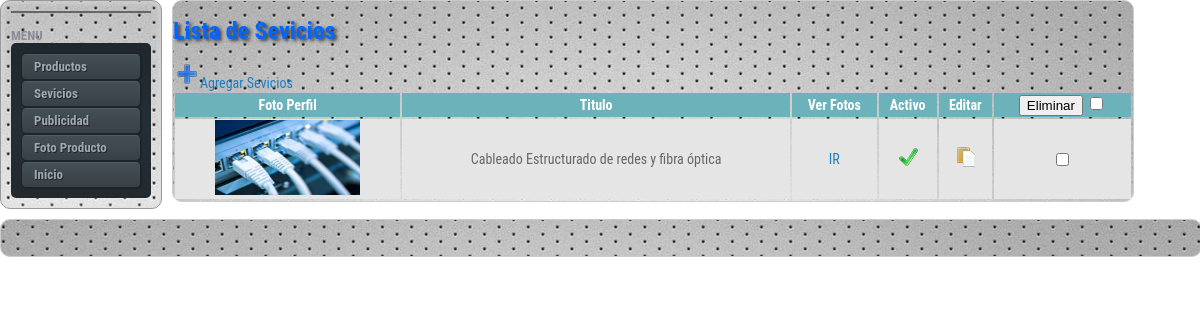
Page /admin/servicios-lista.php on the committed database.
### tables this page shows
CREATE TABLE `servicios` (
  `idServicios` int(11) NOT NULL AUTO_INCREMENT,
  `Titulo` varchar(50) DEFAULT NULL,
  `DescripcionCorta` varchar(320) DEFAULT NULL,
  `Descripcion` text,
  `Activo` int(11) DEFAULT NULL,
  `FotoPerfil` varchar(100) DEFAULT NULL,
  PRIMARY KEY (`idServicios`)
);

### includes/funciones.php (called while the page is built, shortened)
<?php
$tablerow_count=0;
function tablerowswitch() {
	global $tablerow_count;
	$tablerow_count++;
	if ($tablerow_count % 2) {
	return "trFila1";
	}
	else {
	return "trFila2";
	}
}
?>

### admin/servicios-lista.php (the view, shortened to what this page needs)
<?php require_once('../Connections/conexion.php'); ?>
<?php
$sql = "SELECT * FROM servicios ORDER BY idServicios DESC";
$query = mysql_query($sql, $conexion) or die(mysql_error());
$row = mysql_fetch_assoc($query);
?>
<!doctype html>
<html>
<head>
<link href="../css/principaladmin.css" rel="stylesheet" type="text/css">
</head>
<body>
<div class="container">
  <div class="sidebar1">
    <ul class="nav">
      <li></li>
    </ul>
    <?php include("../includes/includeadmin.php");
?>
    </div>
  <div class="content">
    <h1>Lista de Sevicios</h1>
    <a href="servicios-add.php"><img src="../images/iconos/add.png">Agregar Sevicios</a>
    <form action="producto-estado.php" method="post">
<table width="100%" border="0">
  <tr class="fondotitulo">
  <td align="center"><strong>Foto Perfil</strong></td>
     <td align="center"><strong>Titulo</strong></td>
     <td align="center"><strong>Ver Fotos</strong></td>
     <td align="center"><strong>Activo</strong>
     <td align="center"> <strong>Editar</strong></td>
     <td align="center"><input name="Eliminar" type="submit" class="botondelete" value="Eliminar"/>
       <input id="chk_all" type="checkbox"/></td>
   </tr>
   <?php do { ?>
     <?php $valorestiloactual=tablerowswitch()?>
 <tr class="<?php echo $valorestiloactual; ?>" onmouseover="this.className='trBrillo'" onmouseout="this.className='<?php echo $valorestiloactual; ?>'">
     <td align="center"><img src="../images/<?php echo $row['FotoPerfil']; ?>" alt="" width="145" height="75" /></td>
     <td align="center"><?php echo $row['Titulo']; ?></td>
     <td align="center"><a href="lista_fotos_serv.php?varFoto=<?php echo $row['idServicios']; ?>&varPoirdaes=<?php echo $row['idServicios']; ?>">IR</a></td>
      <td align="center"><?php if ($row['Activo']==1) {?>
        <a href="producto-estado.php?varSer=<?php echo $row['idServicios']; ?>&Activo=0&ser=ser"><img src="../images/iconos/check.png" width="27" height="27" alt="Activo"></a>
      <?php   }else{?>
      <a href="producto-estado.php?varSer=<?php echo $row['idServicios']; ?>&Activo=1&ser=ser">
        <img src="../images/iconos/cancel.png" width="27" height="27" alt="Inactivo"></a>
        </td>
       <?php  }?>
     <td align="center"><a href="servicios-edit.php?varProp=<?php echo $row['idServicios']; ?>"><img src="../images/iconos/editar.png" alt="" width="27" height="27" /></a></td>
     <td align="center"><input  type="checkbox" name="IdsServicios[]" value="<?php echo $row['idServicios']; ?>" /></td>
        <?php } while ($row = mysql_fetch_assoc($query)); ?>
   </tr>
 </table>
 </form>
 </div>
  <div class="footer">
    <p>&nbsp;</p>
    </div>
  </div>
</body>
</html>

### css/principaladmin.css (style rules this page uses)
body { margin: 0; padding: 0; color: #333; background-repeat: no-repeat; background-position: center center; font-family:'Roboto Condensed', sans-serif; font-size: 14px; line-height: normal; background-color: #FFF; }
ul, ol, dl { padding: 0; margin: 0; }
h3, h4, h5, h6, { margin-top: 0; padding-right: 15px; padding-left: 0px; font-size: 13px; }
p { margin: 0px; padding: 0px; }
a img { border: none; }
h1 { font-size: 24px; color: #06F; border-top-width: 1px; border-right-width: 1px; border-bottom-width: 1px; border-left-width: 1px; border-top-style: none; border-right-style: none; border-bottom-style: none; border-left-style: none; text-shadow: 0.1em 0.1em 0.15em #333; }
a { color: #1b7ec3; text-decoration: none; }
.container { width: 100%; background-color: #FFF; margin-top: 0; margin-right: auto; margin-bottom: 0; margin-left: auto; }
.sidebar1 { float: left; background-color: #FFF; border: 1px solid #999999; width: 140px; -moz-border-radius: 10px; -webkit-border-radius: 10px; box-shadow: inset 0 0 8px #dcddde; -moz-box-shadow: inset 0 0 8px #dcddde; -webkit-box-shadow: inset 0 0 8px #dcddde; background-image: url(../images/fondo.jpg); background-repeat: repeat-x; background-position: center top; margin-right: 10px; padding: 10px; font-size: 13px; color: #8D8A95; right: 10px; }
.content { width: 780px; float: left; background-color: #FFF; border: 1px solid #CCCCCC; width: 80%; -moz-border-radius: 10px; -webkit-border-radius: 10px; background-image: url(../images/fondo.jpg); background-repeat: repeat-x; background-position: center top; color: #666; margin: 0px; padding: 0px; clip: rect(auto,100px,auto,auto); }
ul.nav { list-style: none; border-top: 1px solid #666; margin-bottom: 15px; }
ul.nav li { border-bottom: 1px solid #666; }
.footer { position: relative; clear: both; background-color: #FFF; border: 1px solid #CCCCCC; width: 100%; -moz-border-radius: 10px; -webkit-border-radius: 10px; background-image: url(../images/fondo.jpg); background-repeat: repeat-x; background-position: center top; padding-top: 10px; padding-right: 0; padding-bottom: 10px; padding-left: 0; top: 10px; }
.fondotitulo { color: #FFF; background-color: #6CB2BA; }
.trFila1 { background-color: #E5E5E5; }

### rows in the picture
servicios: FotoPerfil (picture), Titulo "Cableado Estructurado de redes y fibra óptica", Activo 1 (drawn)
